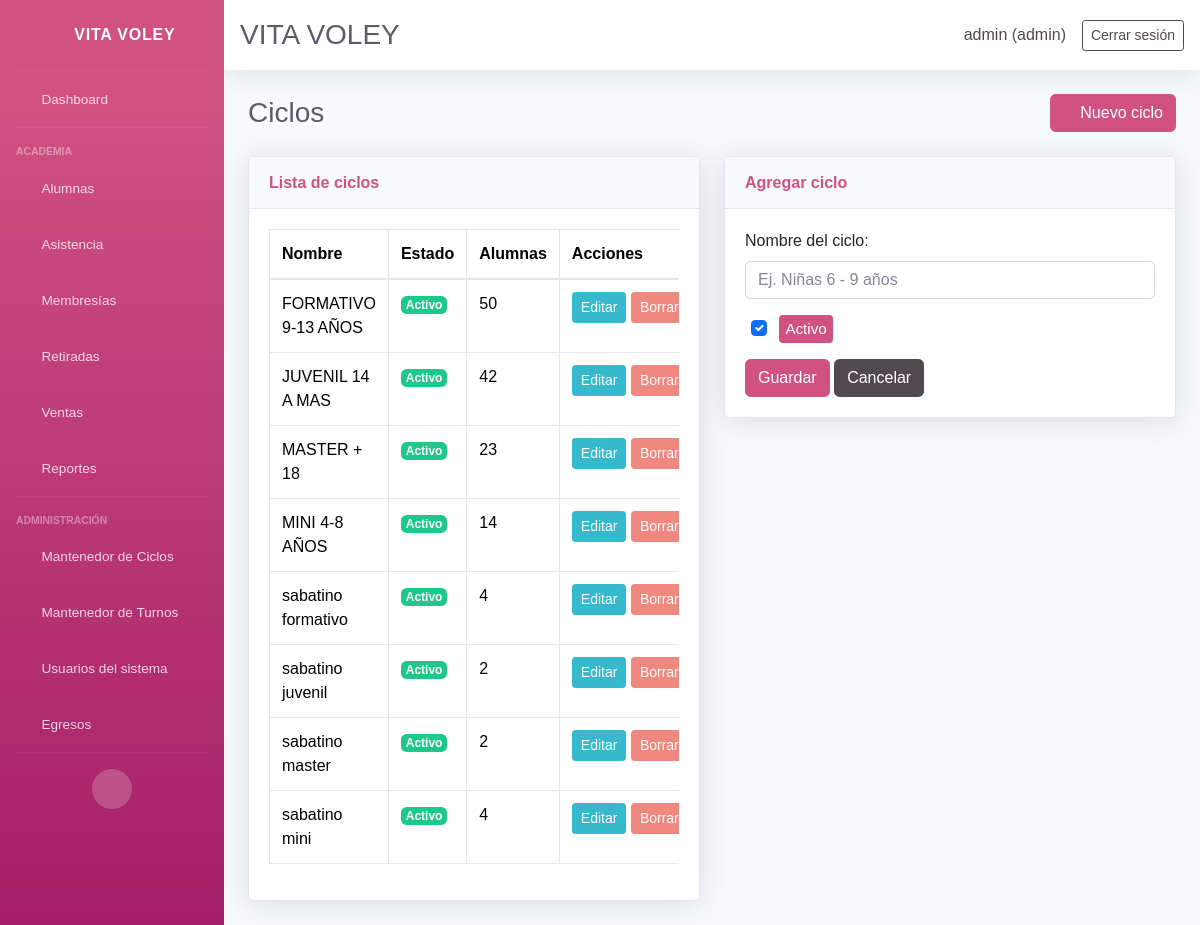
Page /cycles/ (signed in) on the committed database.
### core/models.py (models this page shows, shortened)
class AuditableModel(models.Model):
    created_by = models.ForeignKey(
        settings.AUTH_USER_MODEL,
        on_delete=models.SET_NULL,
        null=True,
        blank=True,
        related_name='%(app_label)s_%(class)s_created',
        verbose_name='Creado por',
    )
    updated_by = models.ForeignKey(
        settings.AUTH_USER_MODEL,
        on_delete=models.SET_NULL,
        null=True,
        blank=True,
        related_name='%(app_label)s_%(class)s_updated',
        verbose_name='Actualizado por',
    )
    updated_at = models.DateTimeField(auto_now=True, verbose_name='Actualizado el')
    class Meta:
        abstract = True

class Cycle(AuditableModel, models.Model):
    name = models.CharField(max_length=120, verbose_name='Nombre')
    slug = models.SlugField(max_length=40, unique=True, editable=False)
    is_active = models.BooleanField(default=True, verbose_name='Activo')
    sort_order = models.PositiveSmallIntegerField(default=0, editable=False)
    created_at = models.DateTimeField(auto_now_add=True)
    class Meta:
        ordering = ['name']
        verbose_name = 'Ciclo'
        verbose_name_plural = 'Ciclos'

### core/views_cycles.py (the view)
# urls.py: path('cycles/', views_cycles.cycles_list, name='cycles_list'),
@login_required(login_url='login')
def cycles_list(request):
    admin_redirect = _ensure_admin(request)
    if admin_redirect:
        return admin_redirect
    edit_cycle = None
    edit_id = request.GET.get('edit')
    if request.method == 'POST':
        form = CycleForm(request.POST)
        if form.is_valid():
            form.save()
            return redirect('cycles_list')
    elif edit_id:
        edit_cycle = get_object_or_404(Cycle, pk=edit_id)
        form = CycleForm(instance=edit_cycle)
    else:
        form = CycleForm()
    cycles = Cycle.objects.annotate(student_count=Count('students')).order_by('name')
    return render(request, 'core/cycles.html', {
        'cycles': cycles,
        'form': form,
        'create_mode': not edit_cycle,
        'edit_mode': bool(edit_cycle),
        'cycle': edit_cycle,
    })

### core/forms.py
class CycleForm(forms.ModelForm):
    class Meta:
        model = Cycle
        fields = ['name', 'is_active']
        widgets = {
            'name': forms.TextInput(attrs={'class': 'form-control', 'placeholder': 'Ej. Niñas 6 - 9 años'}),
            'is_active': forms.CheckboxInput(attrs={'class': 'form-check-input'}),
        }
        labels = {
            'name': 'Nombre del ciclo',
            'is_active': 'Activo',
        }

### core/audit.py (called while the page is built)
def set_current_user(user):
    _thread_locals.user = user

    def __call__(self, request):
        if getattr(request, 'user', None) and request.user.is_authenticated:
            set_current_user(request.user)
        else:
            set_current_user(None)
        try:
            return self.get_response(request)
        finally:
            set_current_user(None)

### core/context_processors.py (called while the page is built)
def user_role_context(request):
    user_role = None
    is_admin_user = False
    is_secretary_user = False
    if request.user.is_authenticated:
        user_role = get_user_role(request.user)
        is_admin_user = is_admin(request.user)
        is_secretary_user = is_secretary(request.user)
    return {
        'user_role': user_role,
        'is_admin': is_admin_user,
        'is_secretary': is_secretary_user,
    }

### core/permissions.py (called while the page is built)
def get_user_role(user):
    if not user.is_authenticated:
        return None
    if user.is_superuser:
        return 'admin'
    profile = getattr(user, 'userprofile', None)
    if profile is not None:
        return profile.role
    return 'secretary'

def is_admin(user):
    return get_user_role(user) == 'admin'

def is_secretary(user):
    return get_user_role(user) == 'secretary'

def ensure_admin(request, redirect_to='dashboard'):
    if not is_admin(request.user):
        messages.error(request, 'No tiene permiso para acceder a esta sección.')
        return redirect(redirect_to)
    return None

### core/templates/core/cycles.html (shortened to what this page needs)
{% extends 'core/base.html' %}
{% block content %}
<div class="d-sm-flex align-items-center justify-content-between mb-4">
    <h1 class="h3 mb-0 text-gray-800">Ciclos</h1>
    <a class="btn btn-primary" href="{% url 'cycles_list' %}"><i class="fas fa-plus"></i> Nuevo ciclo</a>
</div>
<div class="row">
    <div class="col-lg-6">
        <div class="card shadow mb-4">
            <div class="card-header py-3">
                <h6 class="m-0 font-weight-bold text-primary">Lista de ciclos</h6>
            </div>
            <div class="card-body">
                <div class="table-responsive">
                    <table class="table table-bordered">
                        <thead>
                            <tr>
                                <th>Nombre</th>
                                <th>Estado</th>
                                <th>Alumnas</th>
                                <th>Acciones</th>
                            </tr>
                        </thead>
                        <tbody>
                            {% for item in cycles %}
                            <tr>
                                <td>{{ item.name }}</td>
                                <td>
                                    {% if item.is_active %}
                                    <span class="badge badge-success">Activo</span>
                                    {% else %}
                                    <span class="badge badge-secondary">Inactivo</span>
                                    {% endif %}
                                </td>
                                <td>{{ item.student_count }}</td>
                                <td class="text-nowrap">
                                    <a class="btn btn-sm btn-info" href="{% url 'cycle_edit' item.id %}">Editar</a>
                                    <form method="post" action="{% url 'cycle_delete' item.id %}" class="d-inline" onsubmit="return confirm('¿Eliminar este ciclo?');">
                                        <button class="btn btn-sm btn-danger" type="submit" {% if item.student_count %}disabled title="Tiene alumnas asignadas"{% endif %}>Borrar</button>
                                    </form>
                                </td>
                            </tr>
                            {% empty %}
                            <tr><td colspan="4">No hay ciclos registrados.</td></tr>
                            {% endfor %}
                        </tbody>
                    </table>
                </div>
            </div>
        </div>
    </div>
    <div class="col-lg-6">
        <div class="card shadow mb-4">
            <div class="card-header py-3">
                <h6 class="m-0 font-weight-bold text-primary">{% if edit_mode %}Editar ciclo{% else %}Agregar ciclo{% endif %}</h6>
            </div>
            <div class="card-body">
                <form method="post" action="{% if edit_mode %}{% url 'cycle_edit' cycle.id %}{% else %}{% url 'cycles_list' %}{% endif %}">
                    <div class="form-group">
                        {{ form.name.label_tag }}
                        {{ form.name }}
                    </div>
                    <div class="form-group form-check">
                        {{ form.is_active }}
                        <label class="form-check-label" for="{{ form.is_active.id_for_label }}">{{ form.is_active.label }}</label>
                    </div>
                    <button type="submit" class="btn btn-primary">Guardar</button>
                    <a class="btn btn-secondary" href="{% url 'cycles_list' %}">Cancelar</a>
                </form>
            </div>
        </div>
    </div>
</div>
{% endblock %}

### core/templates/core/header.html (shortened to what this page needs)
<nav class="navbar navbar-expand navbar-light bg-white topbar mb-4 static-top shadow">
    <div class="d-flex align-items-center w-100 justify-content-between">
        <h1 class="h3 mb-0 text-gray-800">VITA VOLEY</h1>
        {% if user.is_authenticated %}
        <div class="d-flex align-items-center">
            <span class="mr-3 text-secondary">{{ request.user.username }} ({{ user_role|default:'Usuario' }})</span>
            <a href="{% url 'logout' %}" class="btn btn-sm btn-outline-secondary">Cerrar sesión</a>
        </div>
        {% endif %}
    </div>
</nav>

### core/templates/core/base.html (style rules this page uses)
.form-check { padding-left: 30px; }
.form-check-label { font-size: 0.95rem; margin-left: 0.25rem; }
.form-check-input:checked + .form-check-label { background-color: #D15181; color: #fff; padding: 0.15rem 0.4rem; border-radius: 0.25rem; }

### rows in the picture
Cycle: name "FORMATIVO 9-13 AÑOS", is_active "Activo", student_count "50"
Cycle: name "JUVENIL 14 A MAS", is_active "Activo", student_count "42"
Cycle: name "MASTER + 18", is_active "Activo", student_count "23"
Cycle: name "MINI 4-8 AÑOS", is_active "Activo", student_count "14"
Cycle: name "sabatino formativo", is_active "Activo", student_count "4"
Cycle: name "sabatino juvenil", is_active "Activo", student_count "2"
Cycle: name "sabatino master", is_active "Activo", student_count "2"
Cycle: name "sabatino mini", is_active "Activo", student_count "4"

### other values in the picture
{{ request.user.username }} "admin"
{{ user_role|default:'Usuario' }} "admin"
